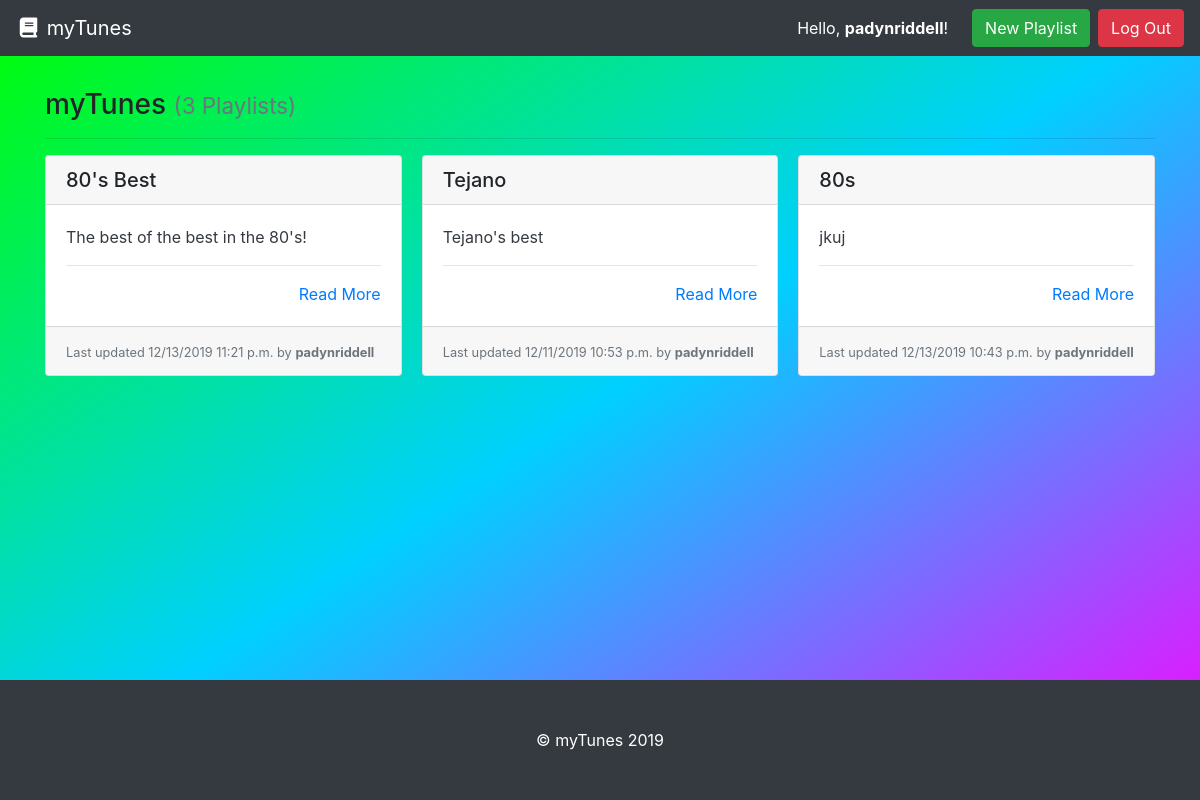
The app's page / (signed in) with its own data.
### playlist/models.py (models this page shows, shortened)
class Playlist(models.Model):
    playlist_name = models.CharField(max_length=settings.PLAYLISTER_NAME_MAX_LENGTH, unique=True,
                             help_text="Title of your page.")
    author = models.ForeignKey(User, on_delete=models.PROTECT,
                            help_text="The user that posted this playlist.")
    slug = models.CharField(max_length=settings.PLAYLISTER_NAME_MAX_LENGTH, blank=True, editable=False,
                            help_text="Unique URL path to access this playlist. Generated by the system.")
    description = models.TextField(
        help_text="Write the description of your playlist here.")
    created = models.DateTimeField(auto_now_add=True,
                                   help_text="The date and time this page was created. Automatically generated when the model saves.")
    modified = models.DateTimeField(auto_now=True,
                                    help_text="The date and time this page was updated. Automatically generated when the model updates.")

### playlist/views.py (the view)
# urls.py: path('', PlaylistListView.as_view(), name='playlist-list-page'),
class PlaylistListView(ListView):
    model = Playlist
    def get(self, request):
        playlists = self.get_queryset().all()
        return render(request, 'index.html', {
          'playlists': playlists
        })

### playlist/templates/index.html (shortened to what this page needs)
{% extends 'base.html' %}
{% load static %}
        {% block head %}
        <link rel="stylesheet" type="text/css" href="{% static 'playlist/style.css' %}">
        {% endblock head %}
{% block content %}
  <h3>myTunes {% if playlists %}<small class="text-muted">({{ playlists|length }} Playlists)</small>{% endif %}</h3>
  <hr>
  {% if playlists %}
    <div class="card-columns">
      {% for playlist in playlists %}
        {% include "partials/card.html" %}
      {% endfor %}
    </div>
  {% else %}
    <div class="alert alert-primary" role="alert">No playlists to display.</div>
  {% endif %}
{% endblock %}

### templates/base.html (shortened to what this page needs)
<!doctype html>
<html lang="en">
  <head>
    <link rel="stylesheet" href="https://stackpath.bootstrapcdn.com/bootstrap/4.3.1/css/bootstrap.min.css"
>
  </head>
  {% block head %}
  {% endblock head %}
  <body>
    <nav class="navbar navbar-expand-md navbar-dark bg-dark">
      <a class="navbar-brand" href="{% url 'playlist-list-page' %}"><i class="fas fa-fw fa-book"></i> myTunes</a>
      <form class="form-inline ml-auto">
        {% if user.is_authenticated %}
        <div class="text-white">Hello, <strong>{{user.username}}</strong>!</div>
        <a href="new_playlist/" class="btn btn-success ml-4">New Playlist</a>
        <a href="/accounts/logout" class="btn btn-danger ml-2">Log Out</a>
        {% else %}
        <a href="/accounts/login" class="btn btn-secondary ml-2">Log In</a>
        <a href="/accounts/signup" class="btn btn-primary ml-2">Sign Up</a>
        {% endif %}
      </form>
    </nav>
    <main role="main" class="container" style="margin-top: 4vh;">
      {% block content %}{% endblock %}
    </main>
    <footer class="bg-dark p-5 text-white">
      <center>&copy; myTunes 2019</center>
    </footer>
  </body>

### playlist/templates/partials/card.html
<div class="card mb-3">
    <h5 class="card-header ">{{ playlist.playlist_name }}</h5>
    <div class="card-body border-dark">
      <p class="card-text text-dark">
        {{ playlist.description|truncatewords_html:30 }}
        <hr>
        <div class="text-right"><a href="{% url 'playlist-details-page' playlist.slug %}" title="Read More">Read More</a></div>
    </div>
    <div class="card-footer">
      <small class="text-muted">Last updated {{ playlist.modified|date:"SHORT_DATETIME_FORMAT" }} by <b>{{ playlist.author.username }}</b></small>
    </div>
  </div>

### playlist/static/playlist/style.css (style rules this page uses)
body { height: 100%; margin: 0; background-repeat: no-repeat; background-attachment: fixed; background-image: linear-gradient(to bottom right, rgb(0, 255, 0), rgb(0, 208, 255), rgb(255, 0, 255)); }
footer { position: fixed; left: 0; bottom: 0; width: 100%; text-align: center; }

### records on screen
Playlist: playlist_name "80's Best", description "The best of the best in the 80's!", modified "12/13/2019 11:21 p.m.", author.username "padynriddell"
Playlist: playlist_name "Tejano", description "Tejano's best", modified "12/11/2019 10:53 p.m.", author.username "padynriddell"
Playlist: playlist_name "80s", description "jkuj", modified "12/13/2019 10:43 p.m.", author.username "padynriddell"

### other values on screen
{{ user.username }} "padynriddell"
{{ playlists|length }} "3"
